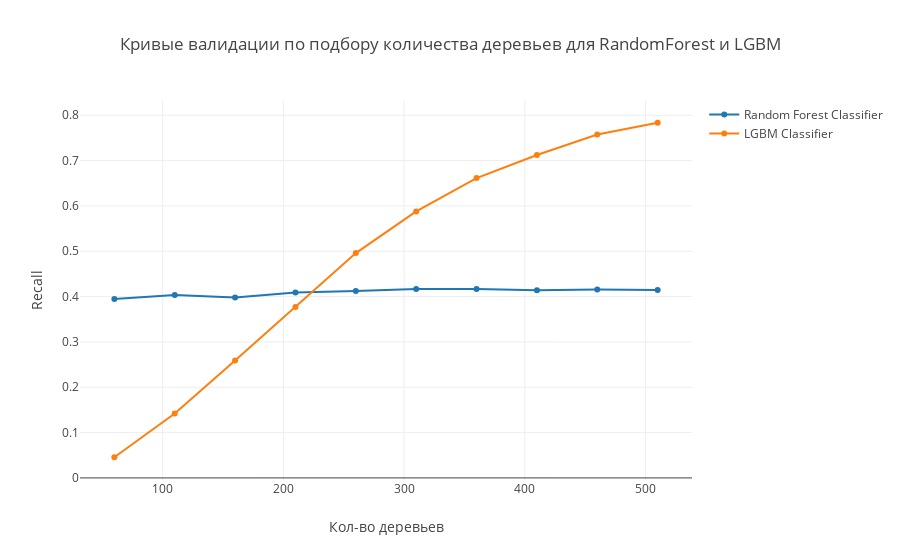

Notebook code for this chart:
### Code cell
trace0 = go.Scatter(
    x=range_estimators,
    y=scores_rf_recall,
    name='Random Forest Classifier'
)

trace1 = go.Scatter(
    x=range_estimators,
    y=scores_lgbm_recall,
    name='LGBM Classifier'
)

data = [trace0, trace1]
layout = go.Layout(title = 'Кривые валидации по подбору количества деревьев для RandomForest и LGBM',
          yaxis={'title':'Recall'}, xaxis={'title':'Кол-во деревьев'})

# cоздаем объект Figure и визуализируем его
fig = go.Figure(data=data, layout=layout)
iplot(fig, show_link=False)

### Figure 1 — Plotly figure (JSON) as saved in the notebook; plotly's stock layout.template omitted (floating-point values rounded to 4 significant figures)
{"data": [{"name": "Random Forest Classifier", "type": "scatter", "uid": "caf51f78-dc41-47e9-97ff-3cbb63dc888f", "x": [60, 110, 160, 210, 260, 310, 360, 410, 460, 510], "y": [0.3947, 0.4036, 0.3981, 0.4092, 0.4124, 0.4165, 0.4166, 0.414, 0.4157, 0.4145]}, {"name": "LGBM Classifier", "type": "scatter", "uid": "a2cb37a4-6e43-421b-a70b-44164a617d3b", "x": [60, 110, 160, 210, 260, 310, 360, 410, 460, 510], "y": [0.04562, 0.1421, 0.2591, 0.3771, 0.4959, 0.5879, 0.6615, 0.7124, 0.7576, 0.7835]}], "layout": {"title": {"text": "Кривые валидации по подбору количества деревьев для RandomForest и LGBM"}, "xaxis": {"title": {"text": "Кол-во деревьев"}}, "yaxis": {"title": {"text": "Recall"}}}}
